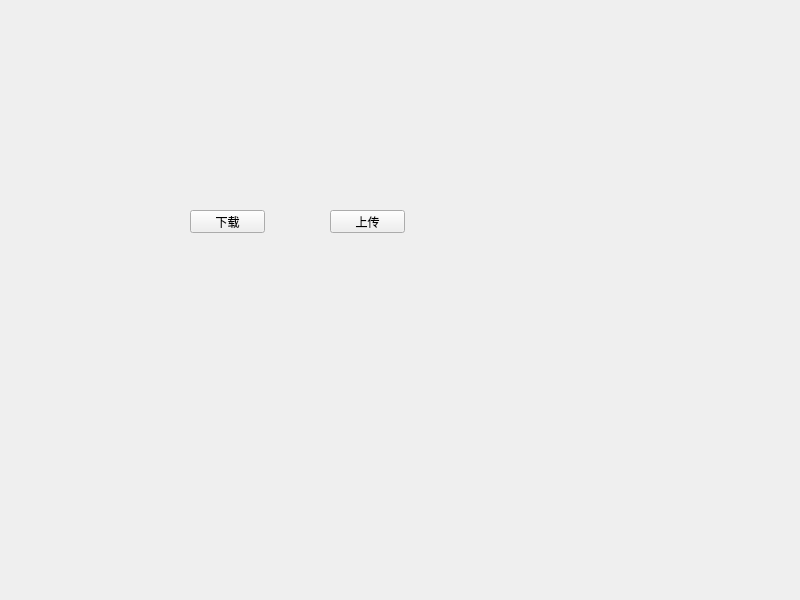
<?xml version="1.0" encoding="UTF-8"?>
<ui version="4.0">
 <class>Widget</class>
 <widget class="QWidget" name="Widget">
  <property name="geometry">
   <rect>
    <x>0</x>
    <y>0</y>
    <width>800</width>
    <height>600</height>
   </rect>
  </property>
  <property name="windowTitle">
   <string>Widget</string>
  </property>
  <widget class="QPushButton" name="btnUpload">
   <property name="geometry">
    <rect>
     <x>190</x>
     <y>210</y>
     <width>75</width>
     <height>23</height>
    </rect>
   </property>
   <property name="text">
    <string>下载</string>
   </property>
  </widget>
  <widget class="QPushButton" name="btnDownload">
   <property name="geometry">
    <rect>
     <x>330</x>
     <y>210</y>
     <width>75</width>
     <height>23</height>
    </rect>
   </property>
   <property name="text">
    <string>上传</string>
   </property>
  </widget>
 </widget>
 <resources/>
 <connections/>
</ui>
